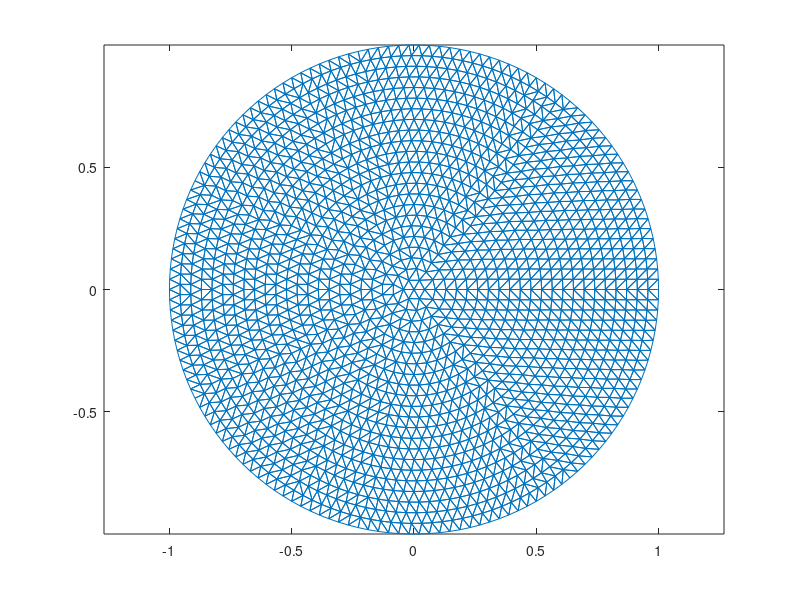

MATLAB code for this plot:
%Script for Example 13.1a, Method 2.
delta=sqrt(pi/1800); x(1)=0;  y(1)=0;
nodecount=1; ncirc=floor(1/delta); minrad=1/ncirc;
for i=1:ncirc
    rad=i*minrad;
    nnodes=floor(2*pi*rad/delta);
    anglegap=2*pi/nnodes;
    for k=1:nnodes
      x(nodecount+1)=rad*cos(k*anglegap);
      y(nodecount+1)=rad*sin(k*anglegap);
      nodecount = nodecount+1;
    end
end


tri=delaunay(x,y); trimesh(tri,x,y), axis('equal')
%Remove comment symbol below to see just only the node plot.
%plot(x,y,'bo'), axis('equal') 
